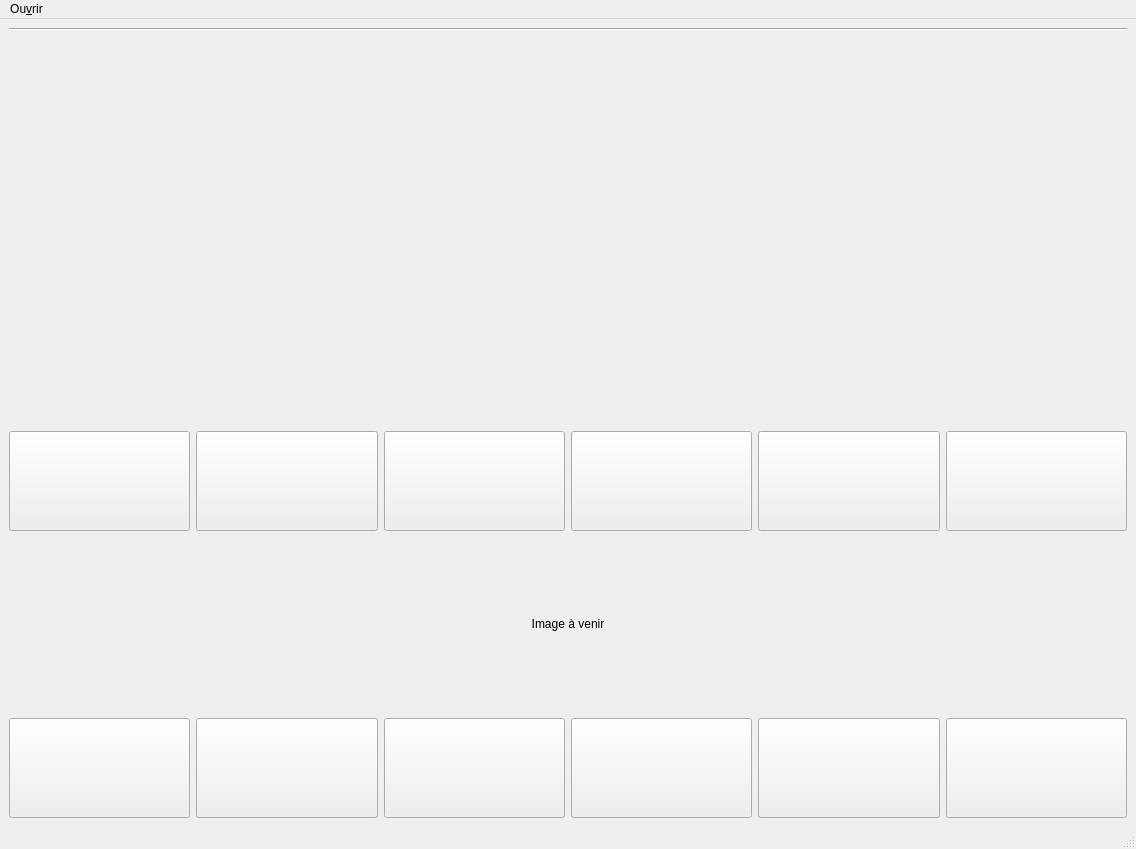
<?xml version="1.0" encoding="UTF-8"?>
<ui version="4.0">
 <class>AwAI</class>
 <widget class="QMainWindow" name="AwAI">
  <property name="geometry">
   <rect>
    <x>0</x>
    <y>0</y>
    <width>1136</width>
    <height>849</height>
   </rect>
  </property>
  <property name="windowTitle">
   <string>AwAI</string>
  </property>
  <property name="styleSheet">
   <string notr="true"/>
  </property>
  <widget class="QWidget" name="centralwidget">
   <layout class="QVBoxLayout" name="verticalLayout_3">
    <item>
     <widget class="Line" name="line">
      <property name="orientation">
       <enum>Qt::Horizontal</enum>
      </property>
     </widget>
    </item>
    <item>
     <layout class="QVBoxLayout" name="verticalLayout">
      <item>
       <layout class="QGridLayout" name="gridLayout_2">
        <item row="0" column="0">
         <widget class="QLabel" name="label_2">
          <property name="styleSheet">
           <string notr="true">image: url(:/newPrefix/awai.png);</string>
          </property>
          <property name="text">
           <string>&lt;html&gt;&lt;head/&gt;&lt;body&gt;&lt;p align=&quot;center&quot;&gt;&lt;img src=&quot;:/newPrefix/awai.bmp&quot;/&gt;&lt;/p&gt;&lt;/body&gt;&lt;/html&gt;</string>
          </property>
         </widget>
        </item>
       </layout>
      </item>
      <item>
       <layout class="QGridLayout" name="gridLayout">
        <item row="4" column="1">
         <widget class="QPushButton" name="pushButton_8">
          <property name="minimumSize">
           <size>
            <width>0</width>
            <height>100</height>
           </size>
          </property>
          <property name="text">
           <string/>
          </property>
         </widget>
        </item>
        <item row="4" column="5">
         <widget class="QPushButton" name="pushButton_12">
          <property name="minimumSize">
           <size>
            <width>0</width>
            <height>100</height>
           </size>
          </property>
          <property name="text">
           <string/>
          </property>
         </widget>
        </item>
        <item row="3" column="0" colspan="6">
         <widget class="QLabel" name="label">
          <property name="text">
           <string>&lt;html&gt;&lt;head/&gt;&lt;body&gt;&lt;p align=&quot;center&quot;&gt;Image à venir&lt;/p&gt;&lt;/body&gt;&lt;/html&gt;</string>
          </property>
         </widget>
        </item>
        <item row="4" column="2">
         <widget class="QPushButton" name="pushButton_9">
          <property name="minimumSize">
           <size>
            <width>0</width>
            <height>100</height>
           </size>
          </property>
          <property name="text">
           <string/>
          </property>
         </widget>
        </item>
        <item row="4" column="0">
         <widget class="QPushButton" name="pushButton_2">
          <property name="minimumSize">
           <size>
            <width>0</width>
            <height>100</height>
           </size>
          </property>
          <property name="text">
           <string/>
          </property>
         </widget>
        </item>
        <item row="2" column="2">
         <widget class="QPushButton" name="pushButton_4">
          <property name="enabled">
           <bool>true</bool>
          </property>
          <property name="minimumSize">
           <size>
            <width>0</width>
            <height>100</height>
           </size>
          </property>
          <property name="text">
           <string/>
          </property>
         </widget>
        </item>
        <item row="4" column="3">
         <widget class="QPushButton" name="pushButton_10">
          <property name="minimumSize">
           <size>
            <width>0</width>
            <height>100</height>
           </size>
          </property>
          <property name="text">
           <string/>
          </property>
         </widget>
        </item>
        <item row="2" column="3">
         <widget class="QPushButton" name="pushButton_5">
          <property name="minimumSize">
           <size>
            <width>0</width>
            <height>100</height>
           </size>
          </property>
          <property name="text">
           <string/>
          </property>
         </widget>
        </item>
        <item row="4" column="4">
         <widget class="QPushButton" name="pushButton_11">
          <property name="minimumSize">
           <size>
            <width>0</width>
            <height>100</height>
           </size>
          </property>
          <property name="text">
           <string/>
          </property>
         </widget>
        </item>
        <item row="2" column="4">
         <widget class="QPushButton" name="pushButton_6">
          <property name="minimumSize">
           <size>
            <width>0</width>
            <height>100</height>
           </size>
          </property>
          <property name="text">
           <string/>
          </property>
         </widget>
        </item>
        <item row="2" column="0">
         <widget class="QPushButton" name="pushButton">
          <property name="minimumSize">
           <size>
            <width>0</width>
            <height>100</height>
           </size>
          </property>
          <property name="text">
           <string/>
          </property>
         </widget>
        </item>
        <item row="2" column="1">
         <widget class="QPushButton" name="pushButton_3">
          <property name="minimumSize">
           <size>
            <width>0</width>
            <height>100</height>
           </size>
          </property>
          <property name="text">
           <string/>
          </property>
         </widget>
        </item>
        <item row="2" column="5">
         <widget class="QPushButton" name="pushButton_7">
          <property name="minimumSize">
           <size>
            <width>0</width>
            <height>100</height>
           </size>
          </property>
          <property name="text">
           <string/>
          </property>
         </widget>
        </item>
       </layout>
      </item>
     </layout>
    </item>
   </layout>
  </widget>
  <widget class="QStatusBar" name="statusbar"/>
  <widget class="QMenuBar" name="menubar">
   <property name="geometry">
    <rect>
     <x>0</x>
     <y>0</y>
     <width>1136</width>
     <height>25</height>
    </rect>
   </property>
   <widget class="QMenu" name="menuOuvrir">
    <property name="title">
     <string>Ou&amp;vrir</string>
    </property>
    <addaction name="actionNouvelle_partie"/>
    <addaction name="actionQuitter"/>
   </widget>
   <addaction name="menuOuvrir"/>
  </widget>
  <action name="actionNouvelle_partie">
   <property name="text">
    <string>&amp;Nouvelle partie</string>
   </property>
  </action>
  <action name="actionQuitter">
   <property name="text">
    <string>&amp;Quitter</string>
   </property>
  </action>
 </widget>
 <resources>
  <include location="image.qrc"/>
 </resources>
 <connections>
  <connection>
   <sender>actionQuitter</sender>
   <signal>triggered()</signal>
   <receiver>AwAI</receiver>
   <slot>close()</slot>
   <hints>
    <hint type="sourcelabel">
     <x>-1</x>
     <y>-1</y>
    </hint>
    <hint type="destinationlabel">
     <x>553</x>
     <y>397</y>
    </hint>
   </hints>
  </connection>
 </connections>
</ui>
